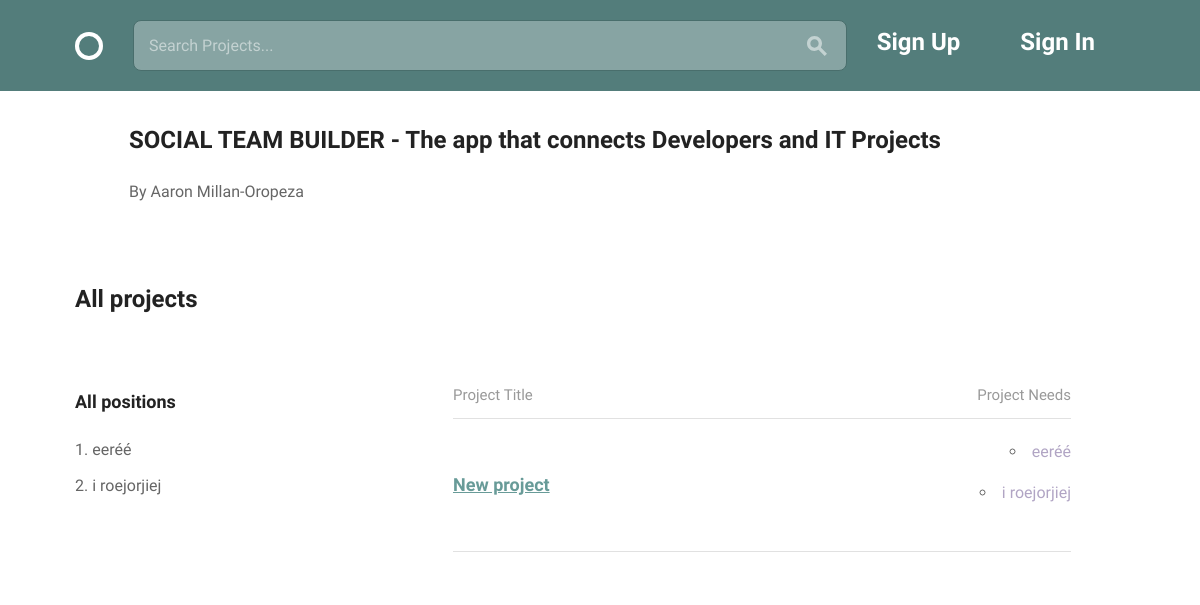
The app's page /, older data.
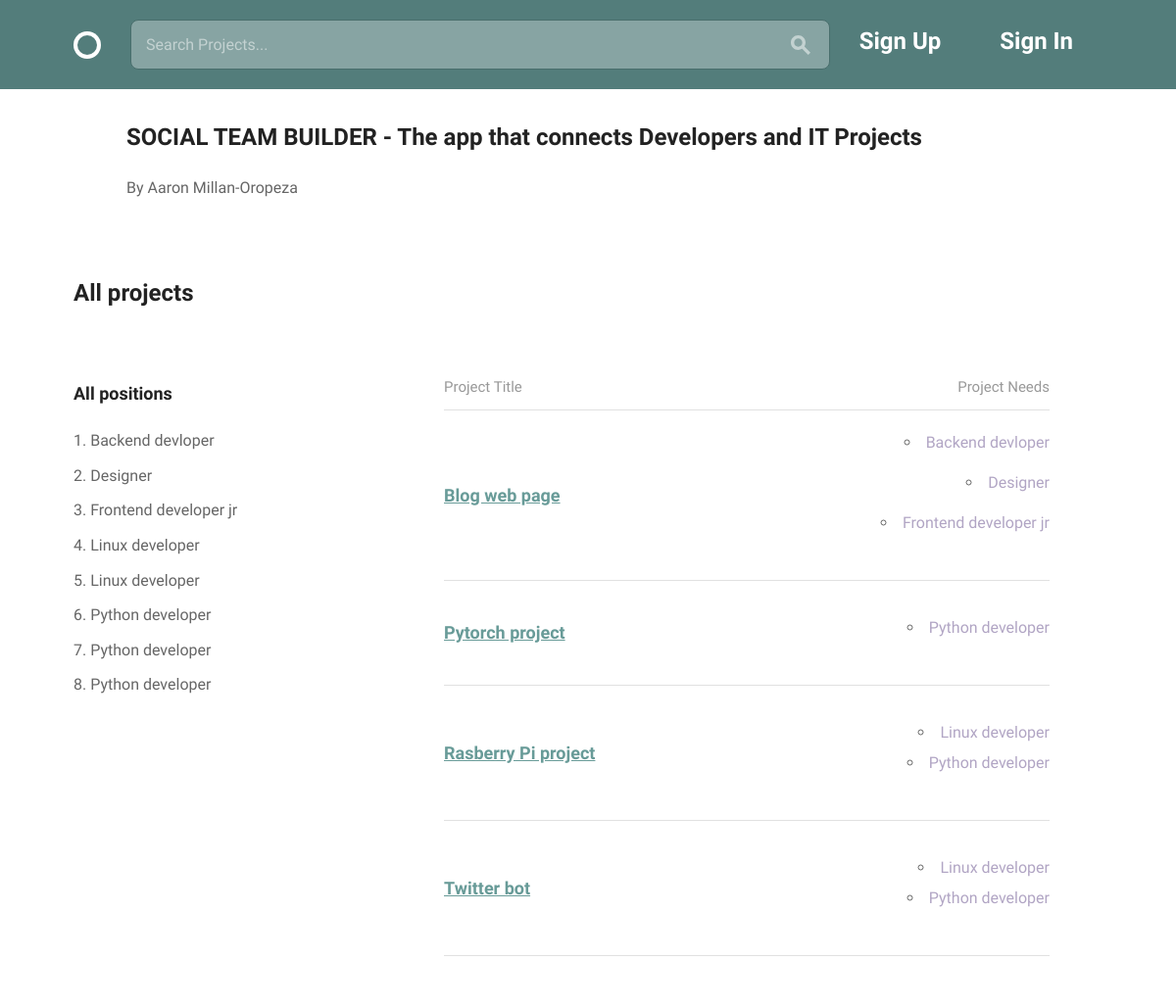
The same page, newer data.
### teams/models.py (models this page shows, shortened)
class Position(models.Model):
    name = models.CharField(max_length=150)
    description = models.CharField(max_length=300)
    available = models.BooleanField(default=True)
    project = models.ForeignKey('Project', on_delete=models.CASCADE)

class Project(models.Model):
    creator = models.ForeignKey(User, on_delete=models.CASCADE)
    title = models.CharField(max_length=150, null=False, unique=True)
    description = models.TextField(max_length=400, blank=True)
    timeline = models.CharField(max_length=25, null=False)
    requirements = models.TextField(max_length=300, null=False)
    finished = models.BooleanField(default=False)

### team_builder/views.py (the view)
# urls.py: url(r'^$', views.index, name='index'),
def index(request):
    if request.method == 'GET':
        positions = models.Position.objects.all().order_by('name')
        projects = models.Project.objects.all().order_by('title')
    return render(request, 'index.html', {
        'projects': projects, 'positions': positions}
    )

### templates/index.html (shortened to what this page needs)
{% extends 'layout.html' %}
{% load static %}
{% block content %}
<div class="bounds circle--page">
  <div class="grid-80 grid-push-5 circle--article--header">
    <h2>  SOCIAL TEAM BUILDER  -  The app that connects Developers and IT Projects</h2>
    <p>   By Aaron Millan-Oropeza</p>
  </div>
  <div  class="grid-100 circle--fluid--cell circle--fluid--primary">
    <h2>All projects</h2>
  </div>
  <div class="grid-40">
  </div>
  <div  class="grid-100 circle--fluid--cell circle--fluid--primary">
  </div>
  <div class="grid-30">
    <h3>All positions</h3>
    <ol>
      {% for position in positions %}
      <li> {{ position.name }} </li>
      {% endfor %}
    </ol>
  </div>
  <div class="grid-60 grid-push-5">
    <table class="circle--table u-full-width">
      <thead>
        <tr>
          <th>Project Title</th>
          <th class="circle--cell--right align-right">Project Needs</th>
        </tr>
      </thead>
      <tbody>
        {% for project in projects %}
        <tr>
          <td class="clickable-row">
            <a href="{% url 'teams:project_details' pk=project.id %}">
            <h3>{{ project.title }}</h3>
            </a>
          </td>
          <td class="circle--cell--right align-right">
            {% for position in positions %}
              <ul>
              {% if position.project_id == project.id %}
                <li><span class="secondary-label">{{ position.name }}</span></li>
              </ul>
              {% endif %}
            {% endfor %}
          </td>
        </tr>
        {% endfor %}
      </tbody>
    </table>
  </div>
</div>
{% endblock %}

### templates/layout.html (shortened to what this page needs)
{% load static  %}
<!DOCTYPE html>
<html lang="en">
<head>
  <link rel="stylesheet" href="{% static 'css/global.css' %}">
</head>
<body>
  <header class="circle--header">
    <div class="bounds">
      <div class="circle--fluid">
        <div class="circle--fluid--cell">
          <h1 class="hide-text circle--logo"><a class="logo" href="{% url 'index' %}"> </a>
          </h1>
        </div>
        <div class="circle--fluid--cell circle--fluid--primary">
          <div class="circle--search">
           <input type="text" placeholder="Search Projects...">
            <button>
            </button>
          </div>
        </div>
        <div class="circle--fluid--cell circle--fluid--secondary">
          <nav>
            <ul class="circle--inline">
              {% if not user.is_authenticated %}
                <li><h1><a href="{% url 'teams:sign_up' %}">Sign Up</a></h1></li>
                <li><h1><a href="{% url 'teams:sign_in' %}">Sign In</a></h1></li>
              {% else %}
                <li><h1><a href="{% url 'teams:sign_out' %}">Sign Out</a></h1></li>
              {% endif %}
            </ul>
          </nav>
        </div>
      </div>
    </div>
  </header>
  {% block content %} {% endblock %}
</body>
</html>

Row changes from the older to the newer data that the page shows:
removed Position: name "eeréé"
removed Position: name "i roejorjiej"
removed Project: title "New project"
added Position: name "Backend devloper"
added Position: name "Designer"
added Position: name "Frontend developer jr"
added Position: name "Linux developer"
added Position: name "Linux developer"
added Position: name "Python developer"
added Position: name "Python developer"
added Position: name "Python developer"
added Project: title "Blog web page"
added Project: title "Pytorch project"
added Project: title "Rasberry Pi project"
added Project: title "Twitter bot"
